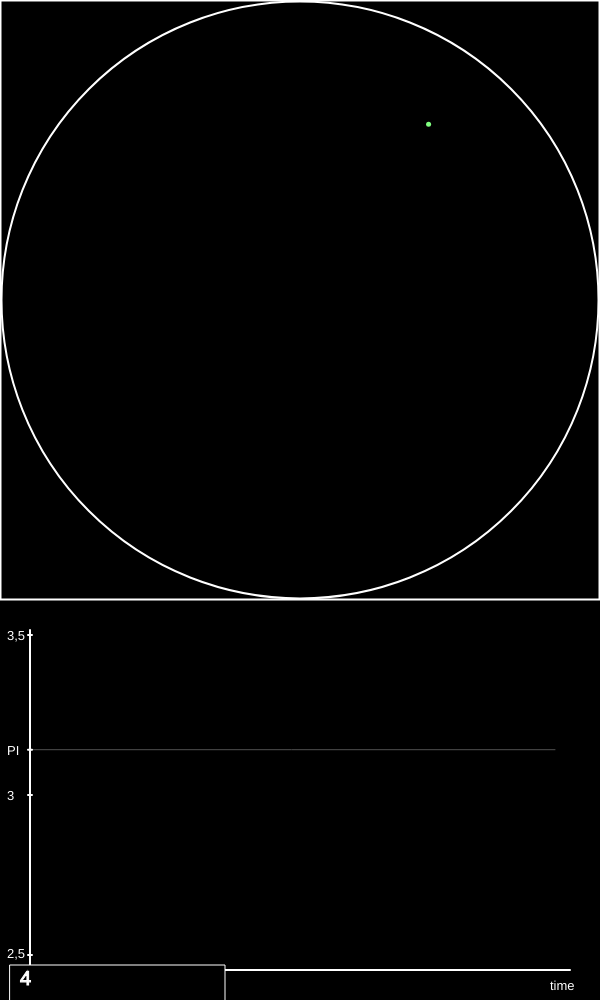
Frame 1 (no input)
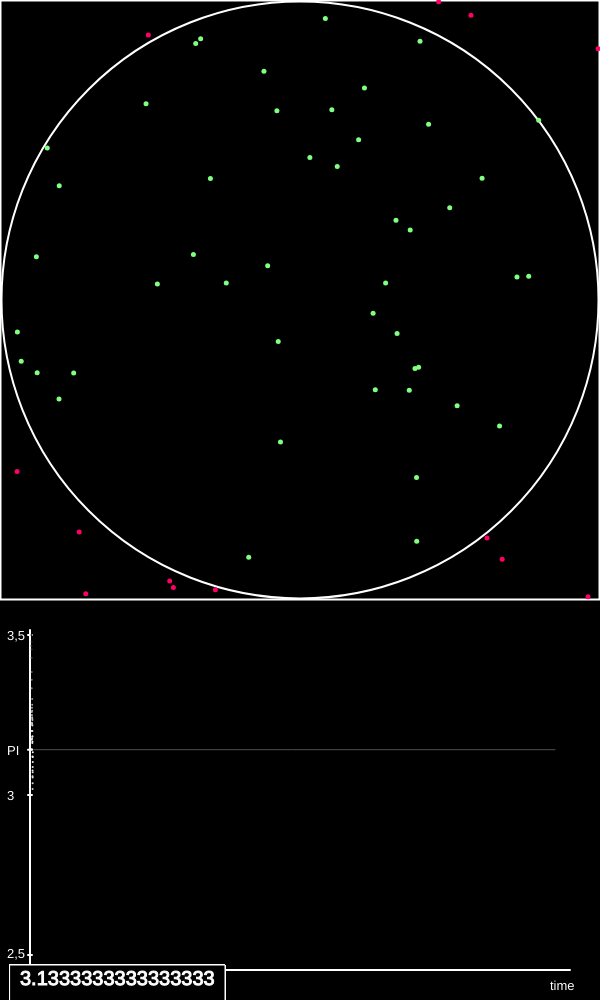
Frame 60 (no input)
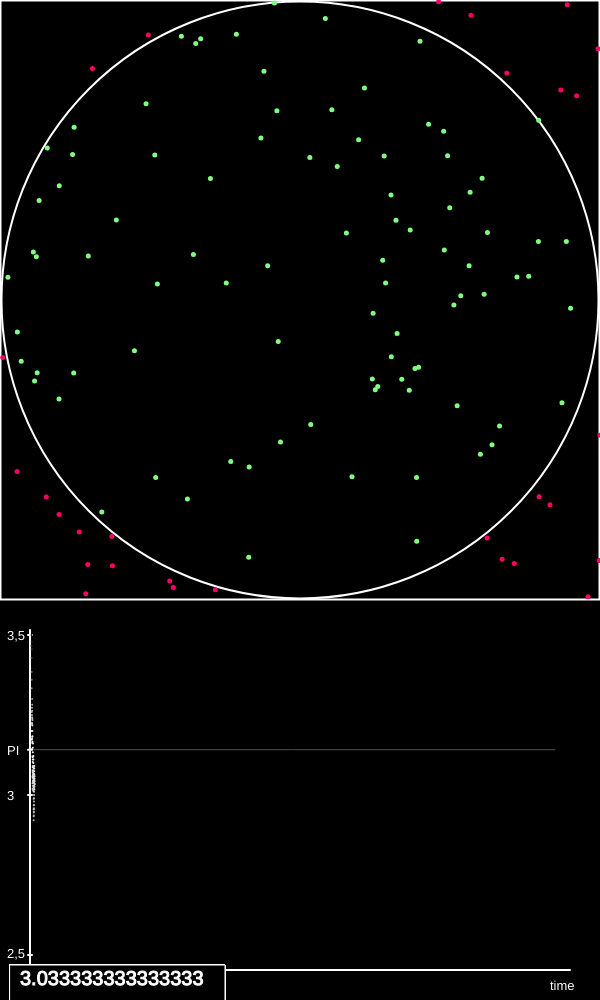
Frame 120 (the mouse pressed at the canvas centre since frame 60)

The p5.js sketch that drew these frames (run headless with seeded random() and noise() and a simulated clock; from frame 60 on, the mouse is pressed at the canvas centre):

// p5.js sketch
// ── sketch.js
//Montecarlo's Pi Estimation
//Miguel Rodríguez 
//10-02-2024

let total = 0
let inCircle = 0
let iter = 31
let pi

function setup() {
  createCanvas(600, 1000);
  background(0)
  push()
  stroke(255)
  noFill()
  strokeWeight(2)
  ellipse(300, 300, 597)
  rectMode(CENTER)
  rect(300, 300, 599, 599)
  pop()
  fill(255)
  noStroke()
  textSize(20)
  
  push()
  textSize(13)
  translate(0, 600)
  stroke(255)
  fill(255)
  strokeWeight(2)
  line(30, 30, 30, 370)
  line(30, 370, 570, 370)
  
  line(28, 35, 32, 35)
  push()
  strokeWeight(1)
  stroke(80)
  line(28, map(PI, 2.5, 3.5, 360, 40)-5, 555, map(PI, 2.5, 3.5, 360, 40)-5)
  pop()
  line(28, map(PI, 2.5, 3.5, 360, 40)-5, 32, map(PI, 2.5, 3.5, 360, 40)-5)
  line(28, 195, 32, 195)
  line(28, 355, 32, 355)
  noStroke()
  text('3,5', 7, 40)
  text('3', 7, 200)
  text('PI', 7, map(PI, 2.5, 3.5, 360, 40))
  text('2,5', 7, 358)
  text('time', 550, 390)
  pop()
}

function draw() {
  push()
  let aux = createVector(random(0, 600), random(0, 600))
  if(dist(aux.x, aux.y, 300, 300) > 300){ 
    fill(255, 0, 102)
  }
  else{ 
    fill(128, 255, 128)
    inCircle++
  }
  total++
  iter += 0.03
  ellipse(aux.x, aux.y, 5)
  pop()
  
  push()
  fill(0)
  stroke(255)
  rect(10, 965, 215, 970)
  fill(255)
  pi = (inCircle / total) * 4
  text(pi, 20, 985);
  pop()
  
  push()
  translate(0, 600)
  if(pi > PI) fill(map(pi, PI, 3.5, 255, 20))
  else fill(map(pi, 2.5, PI, 20, 255))
  noStroke()
  ellipse(iter, map(pi, 2.5, 3.5, 355, 35), 2)
  pop()
}
